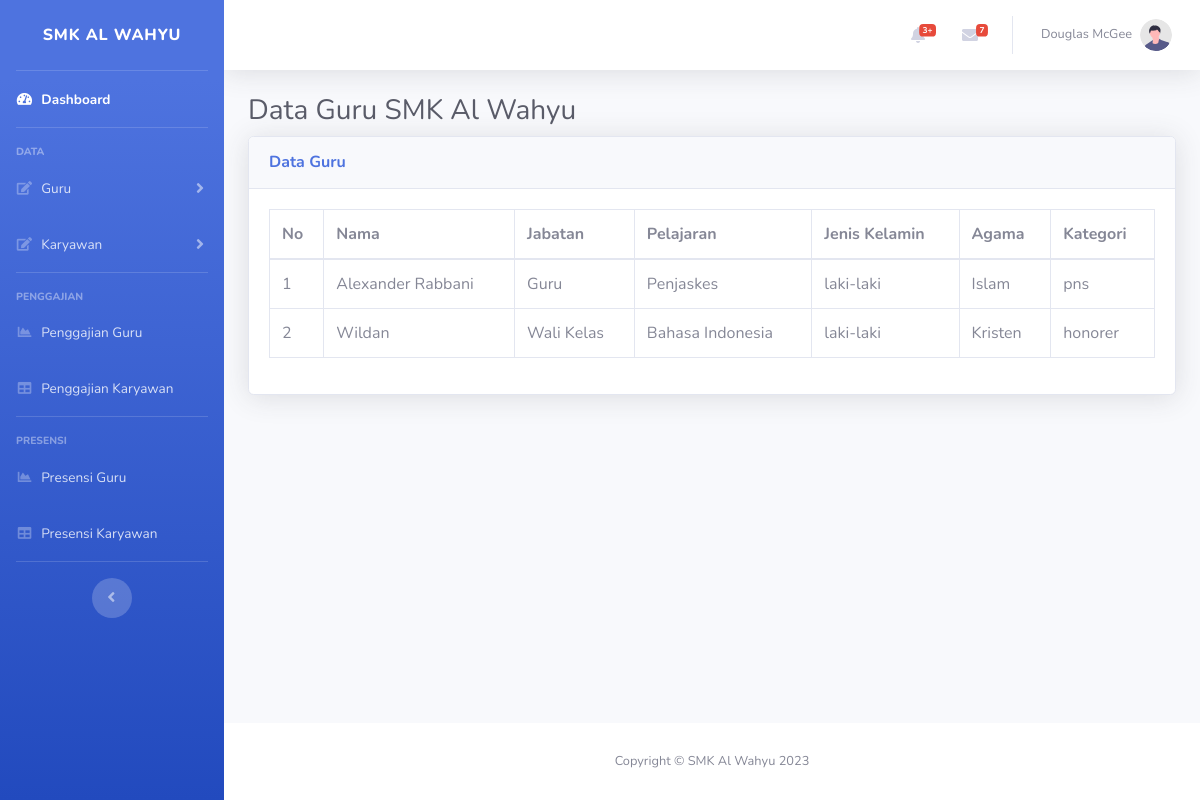
/data-guru.php, run on the app's committed database.
### tables this page shows
CREATE TABLE `data_guru` (
  `id` int(11) NOT NULL,
  `nama` varchar(100) NOT NULL,
  `jabatan` varchar(50) NOT NULL,
  `agama` varchar(10) NOT NULL,
  `pelajaran` varchar(20) NOT NULL,
  `kategori` varchar(10) NOT NULL,
  `jenis_kelamin` varchar(10) NOT NULL
);

### data-guru.php (the view, shortened to what this page needs)
<?php
    include './layouts/head.php' ;
    include './config.php';
?>
<body id="page-top">
    <div id="wrapper">
        <?php include './layouts/sidebar.php' ?>
        <div id="content-wrapper" class="d-flex flex-column">
            <div id="content">
                <nav class="navbar navbar-expand navbar-light bg-white topbar mb-4 static-top shadow">
                    <?php include './layouts/header.php' ?>
                </nav>
                <div class="container-fluid">
                    <h1 class="h3 mb-2 text-gray-800">Data Guru SMK Al Wahyu</h1>
                    <div class="card shadow mb-4">
                        <div class="card-header py-3">
                            <h6 class="m-0 font-weight-bold text-primary">Data Guru</h6>
                        </div>
                        <div class="card-body">
                            <div class="table-responsive">
                                <table class="table table-bordered" id="dataTable" width="100%" cellspacing="0">
                                    <thead>
                                        <tr>
                                            <th>No</th>
                                            <th>Nama</th>
                                            <th>Jabatan</th>
                                            <th>Pelajaran</th>
                                            <th>Jenis Kelamin</th>
                                            <th>Agama</th>
                                            <th>Kategori</th>
                                        </tr>
                                    </thead>
                                    <tbody>
                                    <?php
                                        $no = 1;
                                        $query = "SELECT * FROM data_guru ORDER BY nama ";
                                        $sql = mysqli_query($conn, $query);
                                        while ($hasil = mysqli_fetch_array($sql)) {
                                            $nama = $hasil['nama'];
                                            $jabatan = $hasil['jabatan'];
                                            $agama = $hasil['agama'];
                                            $pelajaran = $hasil['pelajaran'];
                                            $jenis_kelamin = $hasil['jenis_kelamin'];
                                            $kategori = $hasil['kategori'];
                                    ?>
                                        <tr>
                                            <td><?php echo $no ?></td>
                                            <td><?php echo $nama ?></td>
                                            <td><?php echo $jabatan ?></td>
                                            <td><?php echo $pelajaran ?></td>
                                            <td><?php echo $jenis_kelamin ?></td>
                                            <td><?php echo $agama ?></td>
                                            <td><?php echo $kategori ?></td>
                                        </tr>
                                    <?php
                                            $no++;
                                        }
                                    ?>
                                    </tbody>
                                </table>
                            </div>
                        </div>
                    </div>
                </div>
            </div>
            <?php include './layouts/footer.php' ?>
        </div>
    </div>
</body>
</html>

### data on the page
data_guru: nama "Alexander Rabbani", jabatan "Guru", pelajaran "Penjaskes", jenis_kelamin "laki-laki", agama "Islam", kategori "pns"
data_guru: nama "Wildan", jabatan "Wali Kelas", pelajaran "Bahasa Indonesia", jenis_kelamin "laki-laki", agama "Kristen", kategori "honorer"
